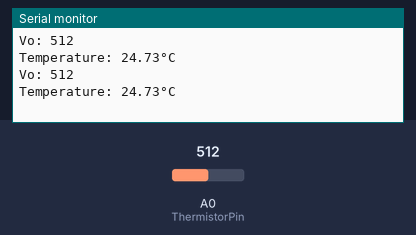
This sketch was run on a simulated Arduino Uno, built with avr-gcc and run on an emulated ATmega328P. Shown: the last lines printed to the serial monitor. Inputs (shaded band) come from the test bench; at power-on: A0 (ThermistorPin) = 512.

Above: at 2.8 s.
2.9 s: A0 (ThermistorPin) set to 716
At 5.2 s:
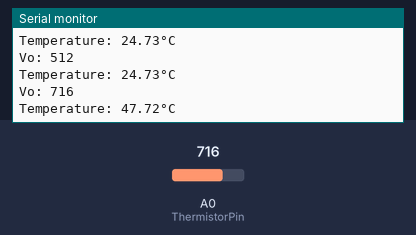
5.6 s: A0 (ThermistorPin) set to 900
At 6.9 s:
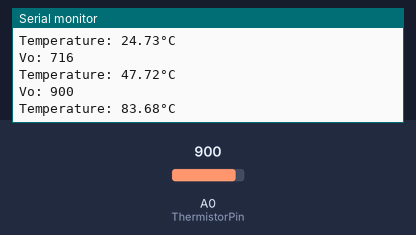
Timing chart, 0 to 8.6 s (numbered marks = the images above; inputs shaded):
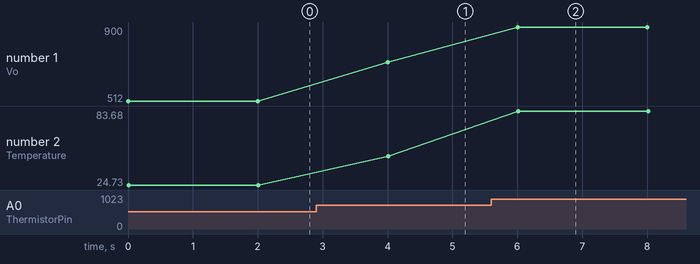

Measured:
- after the input at 2.9 s, the serial monitor: prints a new line after 1.1 s (image 1)
- after the input at 5.6 s, the serial monitor: prints a new line after 0.40 s (image 2)
- plotted number 1: 512 → 716 after the input at 2.9 s, 716 → 900 after the input at 5.6 s
- plotted number 2: 24.73 → 47.72 after the input at 2.9 s, 47.72 → 83.68 after the input at 5.6 s

The sketch:

sketch_nov24a.ino
```cpp
int ThermistorPin = 0;
int Vo;
float R1 = 10000;
float logR2, R2, T;
float c1 = 1.009249522e-03, c2 = 2.378405444e-04, c3 = 2.019202697e-07;

void setup() {
Serial.begin(9600);
}

void loop() {

  Vo = analogRead(ThermistorPin);
  R2 = R1 * (1023.0 / (float)Vo - 1.0);
  logR2 = log(R2);
  T = (1.0 / (c1 + c2*logR2 + c3*logR2*logR2*logR2));
  T = T - 273.15;

  Serial.print("Vo: ");
  Serial.println(Vo);
  Serial.print("Temperature: ");
  Serial.print(T);
  Serial.println("°C");

  delay(2000);
}
```
